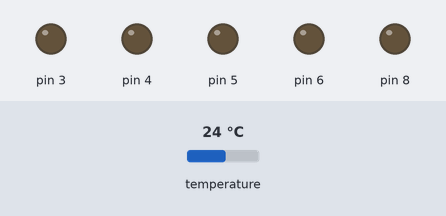
Simulated run of this sketch. Board: Arduino Uno, built with avr-gcc and run on an emulated ATmega328P. Shown: output pins drawn as LEDs (lit = HIGH). The test bench sets the inputs (shaded band); at power-on: temperature 24 °C. Pins used as bus, display or sensor lines are not drawn; what the sketch prints to the serial monitor is not drawn.

Above: at 1.5 s.
1.6 s: temperature set to 21.8 °C
3.8 s: temperature set to 20.6 °C
At 5.6 s:
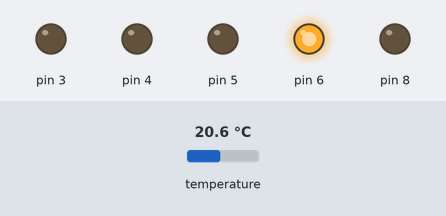
5.9 s: temperature set to 19.7 °C
At 7.2 s:
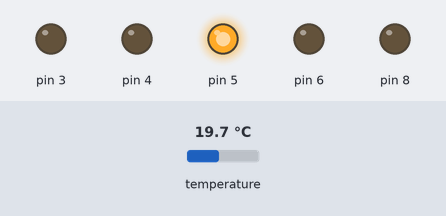
7.7 s: temperature set to 18.4 °C
At 9.2 s:
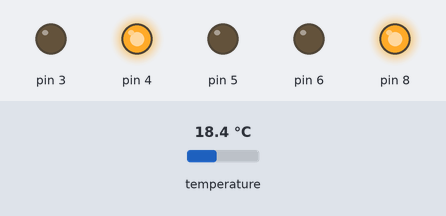
9.5 s: temperature set to 9 °C
At 11.0 s:
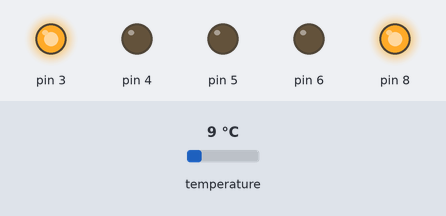
11.3 s: temperature set to 28 °C
At 12.2 s:
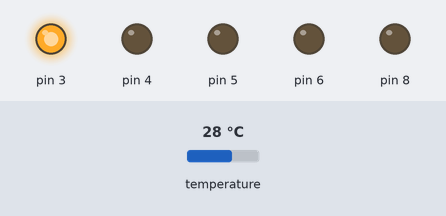
Timing chart, 0 to 14.1 s (numbered marks = the images above; inputs shaded):
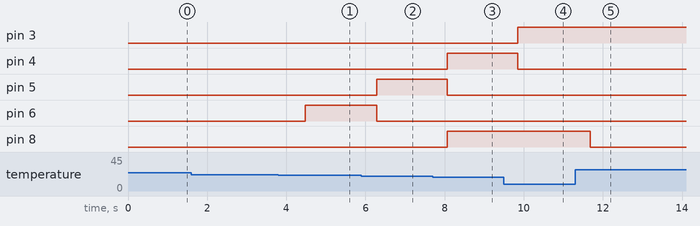

The sketch:

thermostat.ino
```cpp
#include <OneWire.h>
#include <DallasTemperature.h>

#define ONE_WIRE_BUS 2

OneWire oneWire(ONE_WIRE_BUS);

DallasTemperature sensors(&oneWire);


void setup(void)
{
  // start serial port
  Serial.begin(9600);
  pinMode(3, OUTPUT);
  pinMode(4, OUTPUT);
  pinMode(5, OUTPUT);
  pinMode(6, OUTPUT);
  pinMode(7, OUTPUT);

  pinMode(8,OUTPUT);
  // Start up the library
  sensors.begin();
}


void loop(void)
{

  Serial.print(" Requesting temperatures...");
  sensors.requestTemperatures(); //
  Serial.println("DONE");

  Serial.print("Temperature is: ");
  Serial.println(sensors.getTempCByIndex(0));
  Serial.print("RELAY is: ");
  Serial.println(digitalRead(8));

    if (sensors.getTempCByIndex(0)<10){
      digitalWrite(3,HIGH);//LEDs

      digitalWrite(4,LOW);
      digitalWrite(5,LOW);
      digitalWrite(6,LOW);
      digitalWrite(7,LOW);

      digitalWrite(8,HIGH); //resistor relay
    }
    else if (sensors.getTempCByIndex(0)<=19){
      digitalWrite(4,HIGH);

      digitalWrite(3,LOW);
      digitalWrite(5,LOW);
      digitalWrite(6,LOW);
      digitalWrite(7,LOW);

      digitalWrite(8,HIGH); //resistor relay
    }
    else if (sensors.getTempCByIndex(0)<=20){
      digitalWrite(5,HIGH);

      digitalWrite(4,LOW);
      digitalWrite(3,LOW);
      digitalWrite(6,LOW);
      digitalWrite(7,LOW);

      digitalWrite(8,LOW); //resistor relay
    }
    else if (sensors.getTempCByIndex(0)<=21){
      digitalWrite(6,HIGH);

      digitalWrite(4,LOW);
      digitalWrite(5,LOW);
      digitalWrite(3,LOW);
      digitalWrite(7,LOW);

      digitalWrite(8,LOW); //resistor relay
    }
    else if (sensors.getTempCByIndex(0)>21){
      digitalWrite(7,HIGH);

      digitalWrite(4,LOW);
      digitalWrite(5,LOW);
      digitalWrite(6,LOW);
      digitalWrite(7,LOW);

      digitalWrite(8,LOW); //resistor relay
      }

    delay(1000);


}
```

Measured:
- the behaviour switches between 21.1 and 21 °C on temperature (found by bisection; images 0 and 1)
- the behaviour switches between 20.1 and 20 °C on temperature (found by bisection; images 1 and 2)
- the behaviour switches between 19.1 and 19 °C on temperature (found by bisection; images 2 and 3)
- after the input at 1.6 s, every drawn part: stays the same
- after the input at 3.8 s, pin 6: LOW → HIGH after 0.68 s
- after the input at 5.9 s, pin 5: LOW → HIGH after 0.38 s; pin 6: HIGH → LOW after 0.38 s
- after the input at 7.7 s, pin 4, pin 8: LOW → HIGH after 0.37 s; pin 5: HIGH → LOW after 0.37 s
- after the input at 9.5 s, pin 3: LOW → HIGH after 0.35 s; pin 4: HIGH → LOW after 0.35 s
- after the input at 11.3 s, pin 8: HIGH → LOW after 0.38 s
